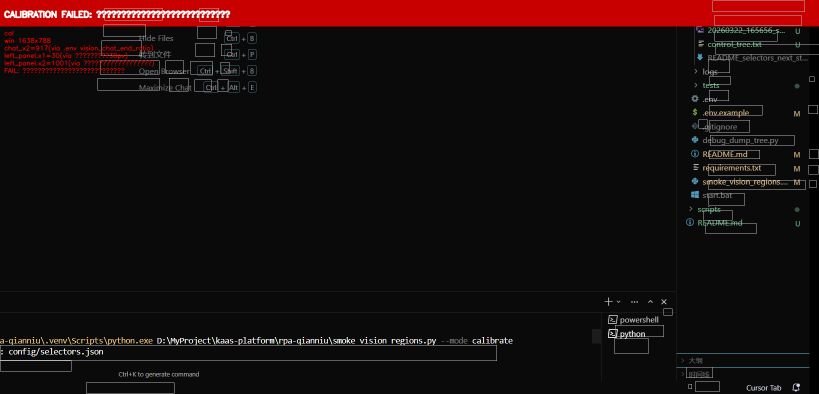
#> input picture debug/20260322_171040_calibration.png, 1638 x 788 px (shown at 1/2 size)
$ python -i vision_markers.py   (imports and definitions only)
#> lines starting #> are read from the running program, lines starting #| are printed output that depends on the picture; after the words box and inside, x2 and y2 are one past the last pixel; in counts of white or black regions, pixels touching at a corner belong together
#> further down, picture is the input picture: shape (788, 1638, 3); mean B, G, R 13.4, 13.6, 26.7
from __future__ import annotations

"""
千牛左侧「待回复」列表的视觉标记（与截图中红框示意一致）：
- 头像左上角未读红点（小圆斑）
- 名称旁等待时长红/珊瑚色圆角条（常见含「N秒」）

在会话行子图内做 HSV 色域 + 轮廓筛选，不依赖 OCR。
"""

import numpy as np

try:
    import cv2
except ImportError:
    cv2 = None  # type: ignore[misc, assignment]


def _red_sat_mask_bgr(bgr: np.ndarray) -> np.ndarray | None:
    if cv2 is None or bgr.size == 0 or bgr.ndim != 3 or bgr.shape[2] != 3:
        return None
    hsv = cv2.cvtColor(bgr, cv2.COLOR_BGR2HSV)
#> hsv: shape (788, 1638, 3); mean H, S, V 0.9, 18.8, 27.2
    # 正红 + 偏粉/珊瑚（千牛角标常见）
    m1 = cv2.inRange(hsv, (0, 55, 55), (12, 255, 255))
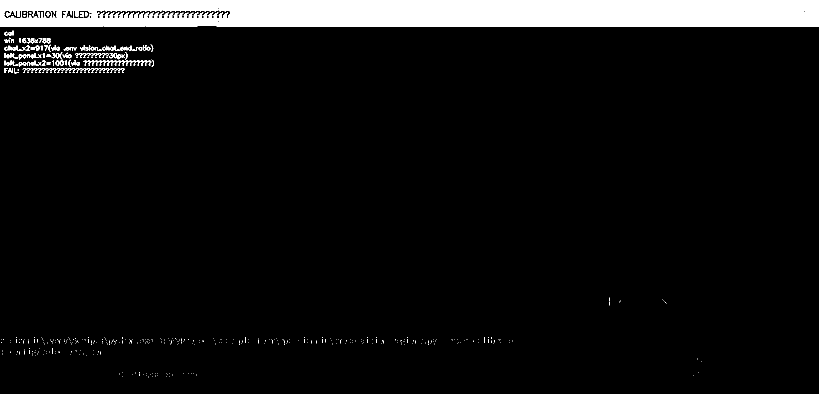
#> m1: shape (788, 1638) (shown at 1/2 size); 6.8% white; 538 white regions (454 under 20 px), largest, box (x1, y1, x2, y2) and area: (0, 0, 1638, 53) 71834, (1426, 2, 1609, 23) 3843, (1430, 31, 1602, 51) 3440
    m2 = cv2.inRange(hsv, (168, 55, 55), (180, 255, 255))
#> m2: shape (788, 1638); 0% white in thin lines or dots, all inside (x1, y1, x2, y2) = (5, 101, 1395, 746)
    m3 = cv2.inRange(hsv, (0, 35, 120), (25, 255, 255))  # 浅红/橙红高亮
#> m3: shape (788, 1638); 7% white; 705 white regions (563 under 20 px), largest, box (x1, y1, x2, y2) and area: (0, 0, 1638, 53) 71982, (1426, 2, 1609, 23) 3843, (1430, 31, 1602, 51) 3440
    return cv2.bitwise_or(cv2.bitwise_or(m1, m2), m3)


def _strict_unread_red_mask_bgr(bgr: np.ndarray) -> np.ndarray | None:
    """
    高饱和红点（偏调试规格）：H≈0–10°、S/V 较高；与主掩码做 OR 以提高自绘红点检出。
    OpenCV H 为 0–179，10°≈5；另并上高 H 端红。
    """
    if cv2 is None or bgr.size == 0 or bgr.ndim != 3 or bgr.shape[2] != 3:
        return None
    hsv = cv2.cvtColor(bgr, cv2.COLOR_BGR2HSV)
    m_lo = cv2.inRange(hsv, (0, 150, 150), (8, 255, 255))
#> m_lo: shape (788, 1638); 6.5% white; 420 white regions (371 under 20 px), largest, box (x1, y1, x2, y2) and area: (0, 0, 1638, 53) 71430, (1426, 2, 1609, 23) 3843, (1430, 31, 1602, 51) 3440
    m_hi = cv2.inRange(hsv, (172, 150, 150), (180, 255, 255))
#> m_hi: shape (788, 1638); 0% white in thin lines or dots, all inside (x1, y1, x2, y2) = (77, 686, 78, 687)
    return cv2.bitwise_or(m_lo, m_hi)


def _combined_red_mask(bgr: np.ndarray) -> np.ndarray | None:
    a = _red_sat_mask_bgr(bgr)
    b = _strict_unread_red_mask_bgr(bgr)
    if a is None:
        return b
    if b is None:
        return a
    return cv2.bitwise_or(a, b)


def _largest_cc_area(mask: np.ndarray) -> tuple[int, tuple[int, int, int, int] | None]:
    """返回最大连通域面积与外接矩形 (x,y,w,h)。"""
    if cv2 is None or mask.size == 0:
        return 0, None
    n, labels, stats, _ = cv2.connectedComponentsWithStats(mask, connectivity=8)
    best = 0
    best_box: tuple[int, int, int, int] | None = None
    for i in range(1, n):
        a = int(stats[i, cv2.CC_STAT_AREA])
        if a > best:
            best = a
            x = int(stats[i, cv2.CC_STAT_LEFT])
            y = int(stats[i, cv2.CC_STAT_TOP])
            w = int(stats[i, cv2.CC_STAT_WIDTH])
            h = int(stats[i, cv2.CC_STAT_HEIGHT])
            best_box = (x, y, w, h)
    return best, best_box


def session_row_visual_unread(bgr: np.ndarray) -> bool:
    """
    判断左侧列表单行截图是否含「未读/待回复」类视觉标记。
    """
    if cv2 is None or bgr.size == 0:
        return False
    h, w = bgr.shape[:2]
    if h < 8 or w < 16:
        return False

    mask_full = _combined_red_mask(bgr)
    if mask_full is None:
        return False

    # --- 1) 头像区红点：取行左侧、偏上子区域（覆盖头像角标）
    aw = max(4, int(w * 0.40))
#> aw = 655
    ah = max(4, int(h * 0.52))
#> ah = 409
    avatar = bgr[0:ah, 0:aw]
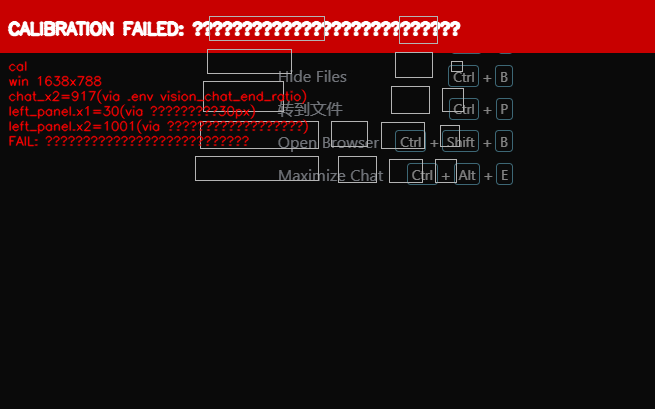
#> avatar: shape (409, 655, 3); mean B, G, R 15.1, 15.1, 40.4
    m_av = _combined_red_mask(avatar)
#> in _red_sat_mask_bgr (call 2), `hsv = cv2.cvtColor(bgr, cv2.COLOR_BGR2HSV)`: hsv: shape (409, 655, 3); mean H, S, V 1.1, 35.3, 40.7
#> in _red_sat_mask_bgr (call 2), `m1 = cv2.inRange(hsv, (0, 55, 55), (12, 255, 255))`: m1: shape (409, 655); 13.3% white; 156 white regions (74 under 20 px), largest, box (x1, y1, x2, y2) and area: (0, 0, 655, 53) 27818, (210, 25, 324, 40) 1161, (45, 136, 249, 143) 660
#> in _red_sat_mask_bgr (call 2), `m2 = cv2.inRange(hsv, (168, 55, 55), (180, 255, 255))`: m2: shape (409, 655); 0% white in thin lines or dots, all inside (x1, y1, x2, y2) = (281, 101, 304, 104)
#> in _red_sat_mask_bgr (call 2), `m3 = cv2.inRange(hsv, (0, 35, 120), (25, 255, 255))`: m3: shape (409, 655); 12.8% white; 239 white regions (171 under 20 px), largest, box (x1, y1, x2, y2) and area: (0, 0, 655, 53) 27966, (210, 25, 324, 40) 1193, (210, 17, 324, 24) 578
#> in _red_sat_mask_bgr (call 2), `return cv2.bitwise_or(cv2.bitwise_or(m1, m2), m3)`:
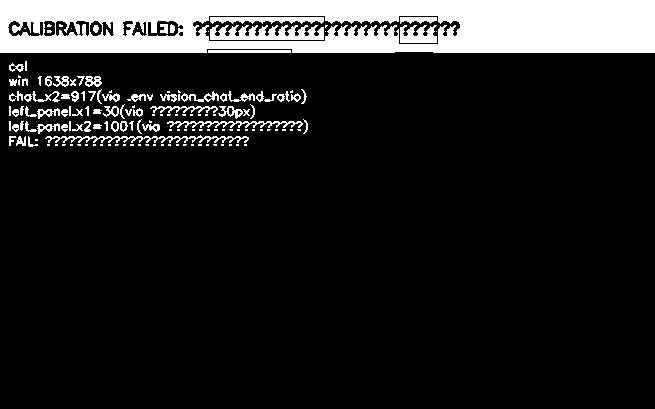
#> returned value: shape (409, 655); 13.4% white; 154 white regions (74 under 20 px), largest, box (x1, y1, x2, y2) and area: (0, 0, 655, 53) 27966, (210, 25, 324, 40) 1193, (45, 135, 249, 143) 661
#> in _strict_unread_red_mask_bgr (call 2), `m_lo = cv2.inRange(hsv, (0, 150, 150), (8, 255, 255))`:
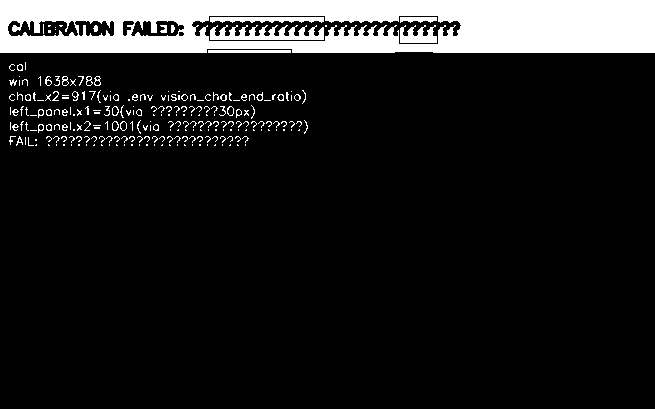
#> m_lo: shape (409, 655); 12.2% white; 244 white regions (197 under 20 px), largest, box (x1, y1, x2, y2) and area: (0, 0, 655, 53) 27414, (210, 25, 324, 40) 1032, (210, 17, 324, 23) 532
#> in _strict_unread_red_mask_bgr (call 2), `m_hi = cv2.inRange(hsv, (172, 150, 150), (180, 255, 255))`: m_hi: shape (409, 655); every value is 0
    if m_av is None:
        return False
    area_dot, box_dot = _largest_cc_area(m_av)
#> in _largest_cc_area, `n, labels, stats, _ = cv2.connectedComponentsWithStats(mask, connectiv..`:
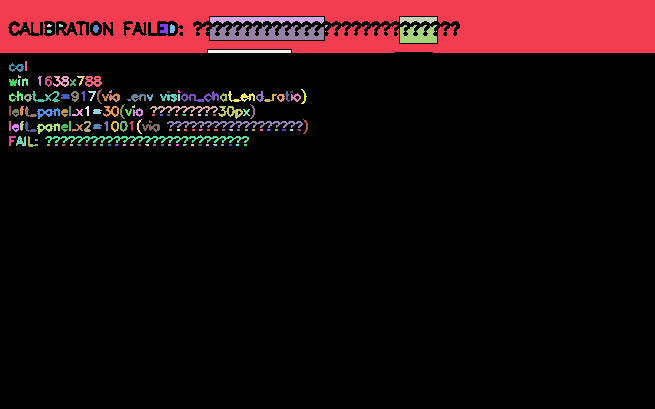
#> labels: shape (409, 655) int32; 155 distinct labels, from 0 to 154; one colour per label, 0 black
#> in _largest_cc_area, `n, labels, stats, _ = cv2.connectedComponentsWithStats(mask, connectiv..`: n = 155; stats = 155 rows, first 6: [0, 16, 655, 393, 231949], [0, 0, 655, 53, 27966], [210, 17, 114, 7, 578], [400, 17, 37, 7, 188], [47, 24, 5, 3, 11], [59, 24, 4, 3, 10]
#> the loop in _largest_cc_area, `for i in range(1, n):` made 154 passes
#> (a, best, x, y, w, h) on pass 1: (27966, 27966, 0, 0, 655, 53)
#> a on passes 2 to 7: 578, 188, 11, 10, 37, 62
#> after the loop in _largest_cc_area, `for i in range(1, n):`: best = 27966; h = 53; w = 655; x = 0
#> area_dot = 27966; box_dot = (0, 0, 655, 53)
    # 小圆点：面积与形状约束（随 DPI 变化，范围放宽）
    if box_dot is not None:
        _, _, bw, bh = box_dot
#> bw = 655; bh = 53
        ar = float(bw * bh)
#> ar = 34715
        if 8 <= area_dot <= 900 and min(bw, bh) >= 2:
            rmax = max(bw, bh) / max(1.0, min(bw, bh))
            if rmax <= 3.2:  # 近圆或略椭圆
                return True

    # --- 2) 「N秒」类红条：行右侧中部，细长横向高饱和区域
    x0 = int(w * 0.18)
#> x0 = 294
    pill = bgr[int(h * 0.12) : int(h * 0.92), x0 : w]
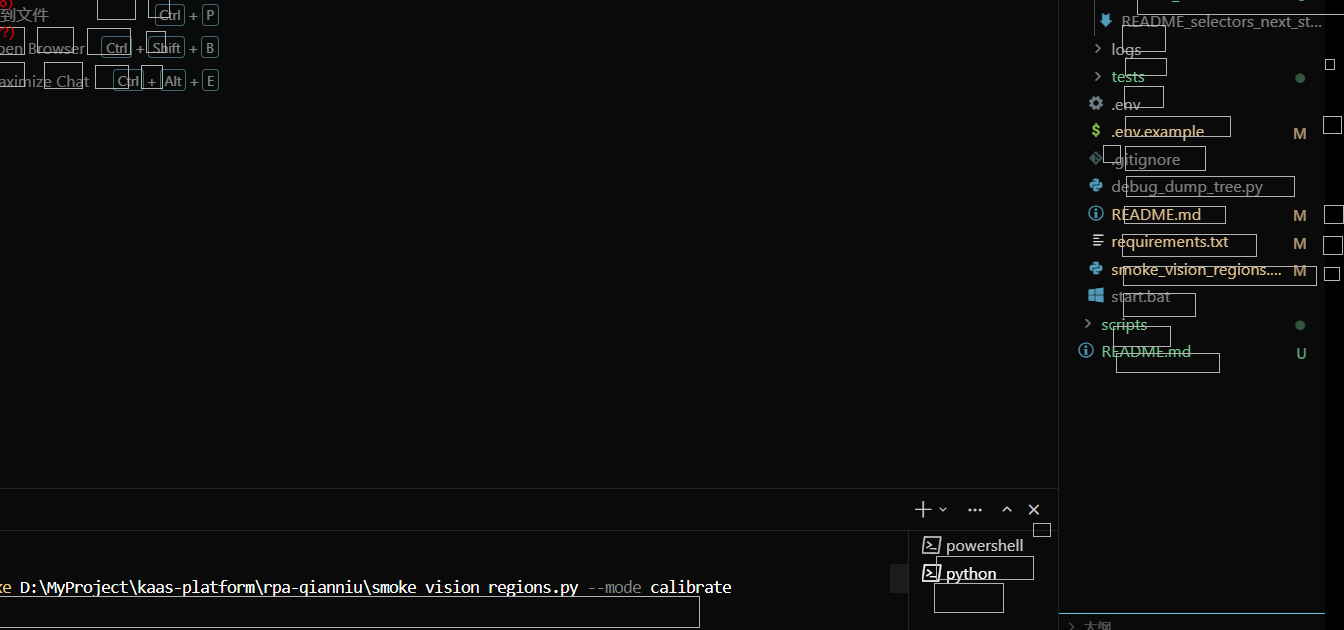
#> pill: shape (630, 1344, 3); mean B, G, R 13.3, 13.4, 13.3
    if pill.size == 0:
        return False
    m_pill = _combined_red_mask(pill)
#> in _red_sat_mask_bgr (call 3), `hsv = cv2.cvtColor(bgr, cv2.COLOR_BGR2HSV)`: hsv: shape (630, 1344, 3); mean H, S, V 0.9, 1.4, 13.8
#> in _red_sat_mask_bgr (call 3), `m1 = cv2.inRange(hsv, (0, 55, 55), (12, 255, 255))`: m1: shape (630, 1344); 0.06% white in thin lines or dots, all inside (x1, y1, x2, y2) = (0, 0, 1109, 630)
#> in _red_sat_mask_bgr (call 3), `m2 = cv2.inRange(hsv, (168, 55, 55), (180, 255, 255))`: m2: shape (630, 1344); 0% white in thin lines or dots, all inside (x1, y1, x2, y2) = (7, 9, 1101, 624)
#> in _red_sat_mask_bgr (call 3), `m3 = cv2.inRange(hsv, (0, 35, 120), (25, 255, 255))`: m3: shape (630, 1344); 0.36% white in thin lines or dots
#> in _red_sat_mask_bgr (call 3), `return cv2.bitwise_or(cv2.bitwise_or(m1, m2), m3)`: returned value: shape (630, 1344); 0.4% white in thin lines or dots
#> in _strict_unread_red_mask_bgr (call 3), `m_lo = cv2.inRange(hsv, (0, 150, 150), (8, 255, 255))`: m_lo: shape (630, 1344); 0.03% white in thin lines or dots, all inside (x1, y1, x2, y2) = (0, 0, 726, 596)
#> in _strict_unread_red_mask_bgr (call 3), `m_hi = cv2.inRange(hsv, (172, 150, 150), (180, 255, 255))`: m_hi: shape (630, 1344); every value is 0
    if m_pill is None:
        return False
    # 略膨胀以连成圆角矩形
    k = max(1, min(5, h // 28))
#> k = 5
    kernel = cv2.getStructuringElement(cv2.MORPH_ELLIPSE, (k * 2 + 1, k + 1))
    m_pill = cv2.morphologyEx(m_pill, cv2.MORPH_CLOSE, kernel)
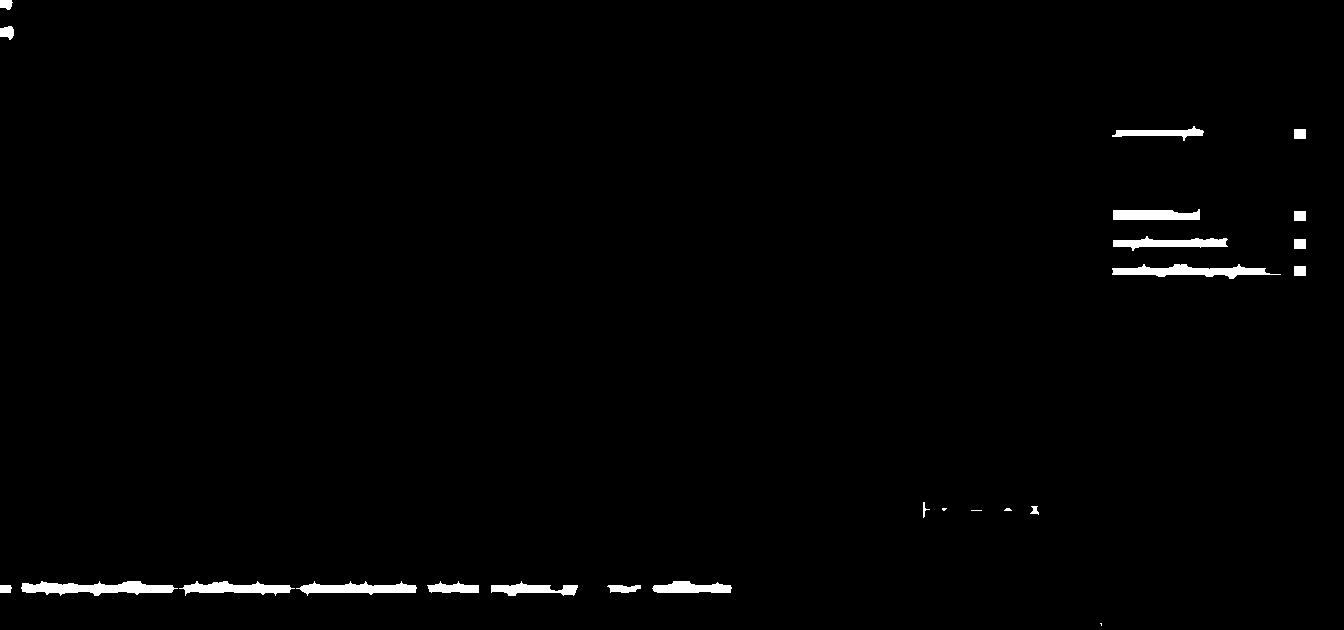
#> m_pill: shape (630, 1344); 1.2% white; 24 white regions (4 under 20 px)
    contours, _ = cv2.findContours(m_pill, cv2.RETR_EXTERNAL, cv2.CHAIN_APPROX_SIMPLE)
#> contours = 24 contours, 5 with area under 20; largest, box (x1, y1, x2, y2) and area: (21, 581, 178, 596) 1244, (1112, 264, 1281, 279) 1080, (296, 581, 417, 596) 866, (179, 581, 295, 596) 830, (1113, 236, 1228, 251) 752
    ph, pw = pill.shape[:2]
#> ph = 630; pw = 1344
    for cnt in contours:
        x, y, bw, bh = cv2.boundingRect(cnt)
        a = float(cv2.contourArea(cnt))
        if a < 35 or bh < 4 or bw < 10:
            continue
        if bh > ph * 0.85:  # 排除竖条误检
            continue
        ar = bw / max(1.0, float(bh))
        if ar >= 1.35 and a <= float(pw * ph) * 0.45:
            return True
#> this loop made 2 passes
#> (cnt, x, y, bw, bh, a) on pass 1: ([[1100, 623], [1101, 624], [1101, 625], [1101, 623]], 1100, 623, 2, 3, 0.5)
#> (x, y, bw, bh, a, ar) on pass 2: (607, 585, 34, 8, 164, 4.25)

    return False


def vision_available() -> bool:
    return cv2 is not None

>>> import cv2
>>> picture = cv2.imread('../../debug/20260322_171040_calibration.png')
>>> result = session_row_visual_unread(picture)
#> result = True

$ run again, on debug/20260322_171040_smoke_vision_regions_calibrate.png
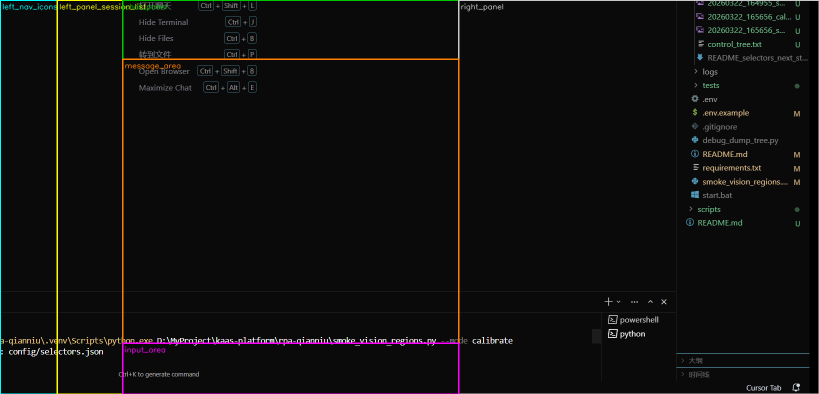
#> input picture debug/20260322_171040_smoke_vision_regions_calibrate.png, 1638 x 788 px (shown at 1/2 size)
#> picture is the input picture: shape (788, 1638, 3); mean B, G, R 13.6, 14.6, 14.9
#> hsv: shape (788, 1638, 3); mean H, S, V 2, 5.2, 16.2
#> m1: shape (788, 1638); 0.05% white in thin lines or dots, all inside (x1, y1, x2, y2) = (2, 595, 1403, 756)
#> m2: shape (788, 1638); 0% white in thin lines or dots, all inside (x1, y1, x2, y2) = (5, 686, 1395, 746)
#> m3: shape (788, 1638); 0.77% white; 445 white regions (362 under 20 px), largest, box (x1, y1, x2, y2) and area: (244, 117, 920, 686) 5427, (1588, 222, 1600, 233) 76, (1588, 304, 1600, 315) 76
#> m_lo: shape (788, 1638); 0.02% white in thin lines or dots, all inside (x1, y1, x2, y2) = (20, 674, 1020, 710)
#> m_hi: shape (788, 1638); 0% white in thin lines or dots, all inside (x1, y1, x2, y2) = (77, 686, 78, 687)
#> hsv: shape (409, 655, 3); mean H, S, V 3, 8.7, 18
#> m1: shape (409, 655); every value is 0
#> in _red_sat_mask_bgr (call 2), `m3 = cv2.inRange(hsv, (0, 35, 120), (25, 255, 255))`:
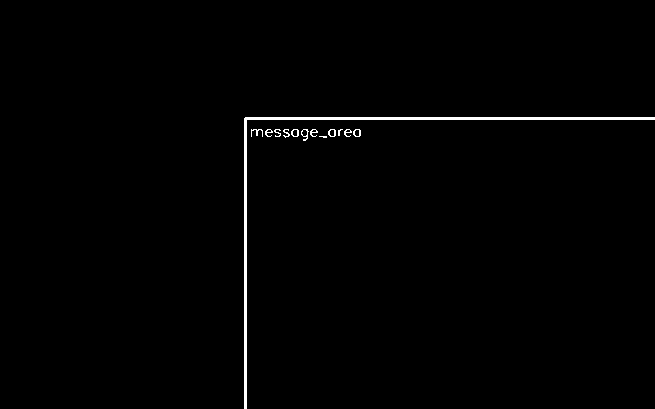
#> m3: shape (409, 655); 0.91% white; 13 white regions (2 under 20 px), largest, box (x1, y1, x2, y2) and area: (244, 117, 655, 409) 2099, (251, 129, 263, 137) 39, (301, 129, 309, 141) 37
#> labels: shape (409, 655) int32; 14 distinct labels, from 0 to 13
#> n = 14; stats = 14 rows, first 6: [0, 0, 655, 409, 265444], [244, 117, 411, 292, 2099], [251, 129, 12, 8, 39], [265, 129, 8, 8, 30], [274, 129, 7, 8, 27], [283, 129, 7, 9, 29]
#> the loop in _largest_cc_area, `for i in range(1, n):` made 13 passes
#> (a, best, x, y, w, h) on pass 1: (2099, 2099, 244, 117, 411, 292)
#> after the loop in _largest_cc_area, `for i in range(1, n):`: best = 2099; h = 292; w = 411; x = 244; y = 117
#> area_dot = 2099; box_dot = (244, 117, 411, 292)
#> in session_row_visual_unread, `_, _, bw, bh = box_dot`: bw = 411; bh = 292
#> in session_row_visual_unread, `ar = float(bw * bh)`: ar = 120012
#> hsv: shape (630, 1344, 3); mean H, S, V 1.3, 3.2, 14.3
#> m1: shape (630, 1344); 0.04% white in thin lines or dots, all inside (x1, y1, x2, y2) = (0, 501, 1109, 630)
#> m2: shape (630, 1344); 0% white in thin lines or dots, all inside (x1, y1, x2, y2) = (1100, 623, 1101, 624)
#> m3: shape (630, 1344); 0.79% white; 284 white regions (230 under 20 px), largest, box (x1, y1, x2, y2) and area: (0, 23, 626, 592) 3572, (1294, 128, 1306, 139) 76, (1294, 210, 1306, 221) 76
#> m_lo: shape (630, 1344); 0.02% white in thin lines or dots, all inside (x1, y1, x2, y2) = (5, 580, 726, 597)
#> m_hi: shape (630, 1344); every value is 0
#> in session_row_visual_unread, `m_pill = cv2.morphologyEx(m_pill, cv2.MORPH_CLOSE, kernel)`:
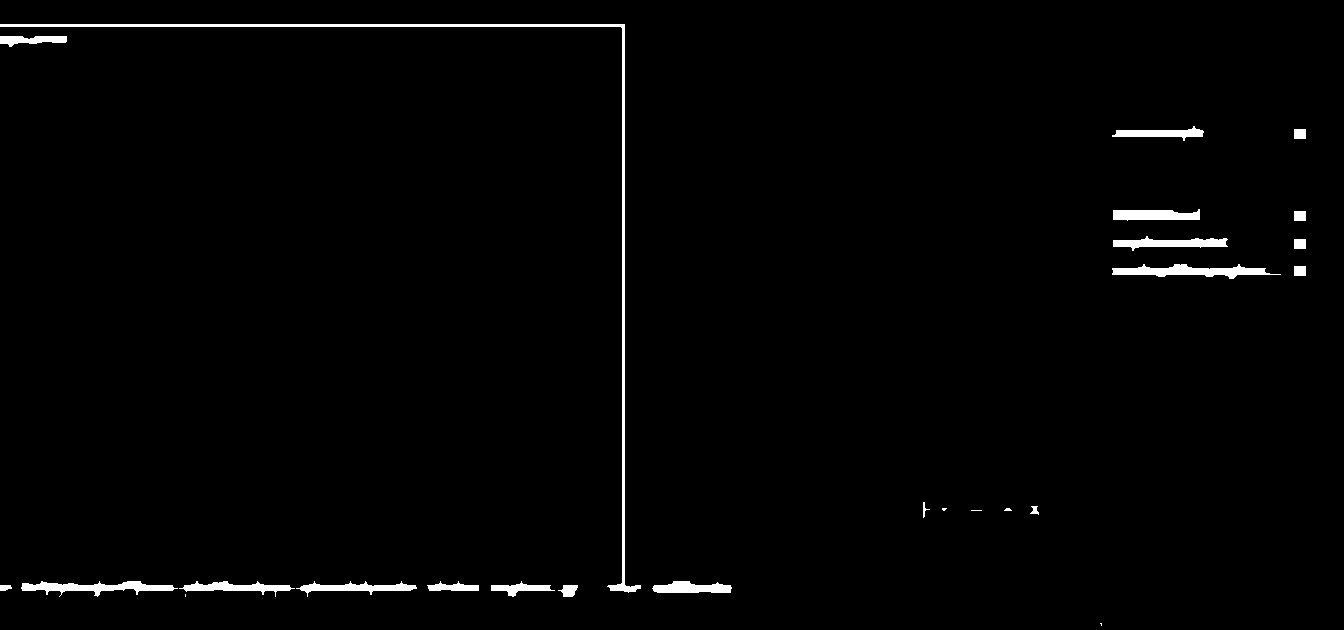
#> m_pill: shape (630, 1344); 1.5% white; 25 white regions (5 under 20 px)
#> contours = 25 contours, 6 with area under 20; largest, box (x1, y1, x2, y2) and area: (0, 24, 641, 593) 2525, (1112, 264, 1281, 279) 1080, (21, 581, 178, 597) 948, (1113, 236, 1228, 251) 752, (1113, 209, 1200, 221) 713
#> the loop in session_row_visual_unread, `for cnt in contours:` made 3 passes
#> (cnt, x, y, bw, bh, a) on passes 1 to 2: ([[1100, 623], [1101, 624], [1101, 625], [1101, 623]], 1100, 623, 2, 3, 0.5), ([[185, 594], [185, 596]], 185, 594, 1, 3, 0)
#> result = True
